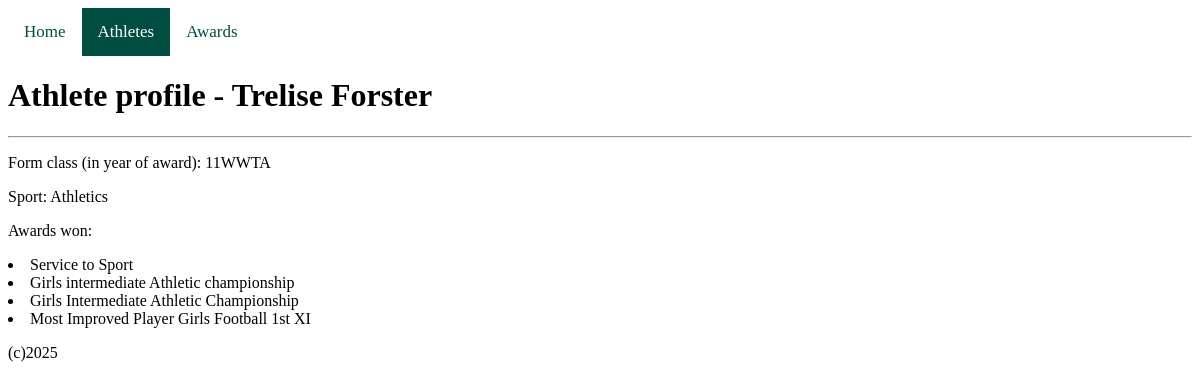
Screenshot of /player/1 with the database file from the repository.
### tables this page shows
CREATE TABLE athlete (athlete_id INTEGER PRIMARY KEY NOT NULL, firstname TEXT NOT NULL, lastname TEXT NOT NULL, formclass TEXT);

CREATE TABLE sport (sport_id INTEGER PRIMARY KEY NOT NULL, sport_name TEXT NOT NULL, season TEXT);

CREATE TABLE award (award_id INTEGER PRIMARY KEY NOT NULL, award_name TEXT NOT NULL, trophy_name TEXT, description TEXT, award_sport TEXT REFERENCES sport (sport_id), image TEXT);

### flaskimport.py (the view)
@app.route("/player/<int:athlete_id>")
def player_profile(athlete_id):
    db = get_db()
    cursor_sport_name = db.execute('''
        SELECT athlete.athlete_id, sport.sport_name
        FROM athlete
        JOIN athlete_sport ON athlete.athlete_id = athlete_sport.athlete_id
        JOIN sport ON athlete_sport.sport_id = sport.sport_id
        WHERE athlete.athlete_id = ?
        ''', (athlete_id,))
    rows = cursor_sport_name.fetchall()
    cursor_award_name = db.execute('''
        SELECT athlete.athlete_id, award.award_name
        FROM athlete
        JOIN athlete_award ON athlete.athlete_id = athlete_award.athlete_id
        JOIN award ON athlete_award.award_id = award.award_id
        WHERE athlete.athlete_id = ?
        ''', (athlete_id,))
    awards = cursor_award_name.fetchall()
    athlete = get_player(athlete_id)
    if not athlete:
        abort(404)
    if not awards:
        awards = [""]
    return render_template("player.html", athlete=athlete, rows=rows, awards=awards)

### flaskimport.py (called while the page is built)
def get_db():
    db = getattr(g, '_database', None)
    if db is None:
        db = g._database = sqlite3.connect('BHS_sport_history_database.db')
        db.row_factory = sqlite3.Row
        c = db.cursor()
        c.execute('''CREATE TABLE IF NOT EXISTS athlete (
                        athlete_id INTEGER PRIMARY KEY
                                        NOT NULL,
                        firstname  TEXT    NOT NULL,
                        lastname   TEXT    NOT NULL,
                        formclass  TEXT
                    )''')
        db.commit()
    return db

def get_player(athlete_id):
    db = get_db()
    cursor = db.execute('''
    SELECT *
    FROM athlete
    WHERE athlete_id = ?
    ''', (athlete_id,))
    athlete = cursor.fetchone()
    db.close()
    return athlete

### templates/player.html
{% extends "layout.html" %}
{% block content %}
<div class="topnav">
    <a href="/">Home</a>
    <a class="active" href="/athletes">Athletes</a>
    <a href="/award">Awards</a>
</div>
<h1>Athlete profile - {{ athlete["firstname"] }} {{ athlete["lastname"] }} </h1>
<hr>
<body>
    <p>Form class (in year of award): {{ athlete[3] }} </p>
    <p>
        Sport: {{ rows[0] ["sport_name"] }}
    </p>
    <p>
        Awards won:
        {% for award in awards %}
            <li>{{ award["award_name"] }}</li>
        {% endfor %}
    </p>
</body>
{% endblock %}

### templates/layout.html (shortened to what this page needs)
<!DOCTYPE html>
<!DOCTYPE html>
<html lang="en">
<head>
    <link rel="stylesheet" href="{{ url_for('static', filename='style.css') }}">
</head>
<body>
    {% block content %}{% endblock %}
</body>
<footer>(c)2025</footer>
</html>

### static/style.css (style rules this page uses)
body { background-color: white; }
.topnav { background-color: rgb(255, 255, 255); overflow: hidden; }
.topnav a { font-family: "Public Sans"; float: left; color: rgb(0, 78, 66); text-align: center; padding: 14px 16px; text-decoration: none; font-size: 17px; transition: background-color .3s; }
.topnav a.active { background-color: rgb(0, 78, 66); color: white; }

### rows the page displays
athlete: firstname "Trelise", lastname "Forster", formclass "11WWTA", award_name "Service to Sport", award_name "Girls intermediate Athletic championship", award_name "Girls Intermediate Athletic Championship", award_name "Most Improved Player Girls Football 1st XI"
sport: sport_name "Athletics"
